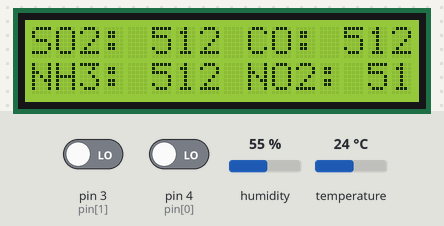
Bench run of a sketch on a simulated Arduino Nano, built with avr-gcc and run on an emulated ATmega328P. Parts: 16×2 character LCD. The test bench sets the inputs (shaded band); at power-on: humidity 55 %, pin 3 (pin[1]) LOW, pin 4 (pin[0]) LOW, temperature 24 °C. What the sketch prints to the serial monitor is not drawn.

Above: at 1.2 s.
1.3 s: humidity set to 22 %
At 3.4 s:
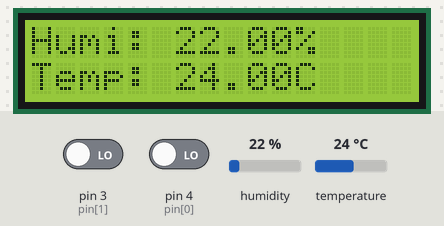
At 7.1 s:
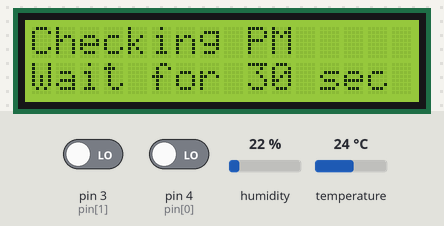
Timing chart, 0 to 8.6 s (numbered marks = the images above; inputs shaded):
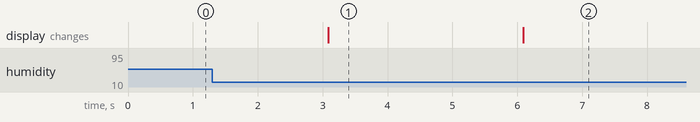

The sketch:

main.ino
```cpp
#include <Wire.h>
#include <SPI.h>
// Only if you're using LCD 16x2
#include <LiquidCrystal.h>
// Creates an LC object. Parameters: (rs, enable, d4, d5, d6, d7)
LiquidCrystal lcd(10,9,5,6,7,8);

// Include DHT LIbrary
// DHT Library from https://github.com/adafruit/DHT-sensor-library required https://github.com/adafruit/Adafruit_Sensor
#include <DHT.h>
#define DHTPIN 2
#define DHTTYPE DHT22
DHT dht(DHTPIN, DHTTYPE);
#include <DHT_U.h>

//VARIABLES
byte nano[8] = {B00000,B00000,B00000,B10010,B10010,B10010,B11110,B10000};
byte pow3[8] = {B11000,B00100,B11000,B00100,B11000,B00000,B00000,B00000};

// #include <avr/wdt.h>

#define PM25 0
#define PM10 1
int pin[] = {4,3};
unsigned long starttime;
unsigned long sampletime_ms = 30000;
unsigned long triggerOn[2];
unsigned long triggerOff[2];
unsigned long lowpulseoccupancy[] = {0,0};
float ratio[] = {0,0};
float concentration[] = {0,0};
boolean value[] = {HIGH,HIGH};
boolean trigger[] = {false, false};

float humidity = 0;
float temp = 0;
// If you don't have DHT 11 or DHT 22 uncomment below
// int temp=20; //external temperature, if you can replace this with a DHT11 or better

int so2;
int co;
int nh3;
int no2;

void setup() {
  // Make weird characters
  lcd.createChar(0,nano);
  lcd.createChar(1,pow3);
  // Initializes the interface to the LCD screen, and specifies the dimensions (width and height) of the display }
  lcd.begin(16, 2);
  // DHT Temp humidity sensor begin
  dht.begin();
  // Output to Serial at 9600 baud
  Serial.begin(9600);
  // Start Pin
  pinMode(pin[PM25],INPUT); //Listen at the designated PIN
  pinMode(pin[PM10],INPUT); //Listen at the designated PIN
  // wdt_enable(WDTO_8S);
}

void loop()
{
    lcd.clear();
    // Read mq136 sensor on Analogpin 0
    so2 = analogRead(0);
    // Read 6814 sensor on Analogpin 7,6,5
    co = analogRead(7);
    nh3 = analogRead(6);
    no2 = analogRead(5);

    lcd.print( "SO2: " + (String)so2 );
    lcd.setCursor(9, 0);
    lcd.print( "CO: " + (String)co );
    lcd.setCursor(0, 2);
    lcd.print( "NH3: " + (String)nh3 );
    lcd.setCursor(9, 2);
    lcd.print( "NO2: " + (String)no2 );
    delay(3000);

    lcd.clear(); // Clears the display
    humidity = dht.readHumidity();
    temp = dht.readTemperature();
    lcd.print( "Humi: " + (String)humidity + "%" );
    lcd.setCursor(0, 2);
    lcd.print( "Temp: " + (String)temp + "C");
    delay(3000);

    lcd.clear(); // Clears the display
    lcd.print( "Checking PM");
    lcd.setCursor(0, 2);
    lcd.print( "Wait for 30 sec");
    getPM();
    lcd.clear(); // Clears the display
    lcd.print( "PM10: " + (String)concentration[PM10] );
    lcd.setCursor(0, 2);
    lcd.print( "PM25: " + (String)concentration[PM25] );
    delay(5000);

}

void getPM(){
  // This part is from
  // https://www.shadowandy.net/2015/05/arduino-dust-sensor.htm
  starttime = millis(); //Fetching the current time
  while (1) {
    value[PM25] = digitalRead(pin[PM25]);
    value[PM10] = digitalRead(pin[PM10]);

    if(value[PM25] == LOW && trigger[PM25] == false) {
      trigger[PM25] = true;
      triggerOn[PM25] = micros();
    }
    if(value[PM25] == HIGH && trigger[PM25] == true) {
      triggerOff[PM25] = micros();
      lowpulseoccupancy[PM25] += (triggerOff[PM25] - triggerOn[PM25]);
      trigger[PM25] = false;
    }
    if(value[PM10] == LOW && trigger[PM10] == false) {
      trigger[PM10] = true;
      triggerOn[PM10] = micros();
    }
    if(value[PM10] == HIGH && trigger[PM10] == true) {
      triggerOff[PM10] = micros();
      lowpulseoccupancy[PM10] += (triggerOff[PM10] - triggerOn[PM10]);
      trigger[PM10] = false;
    }

    if ((millis()-starttime) > sampletime_ms)//Checking if it is time to sample
    {
      // main code from https://github.com/empierre/arduino/blob/master/DustSensor_Shinyei_PPD42NS.ino
      // ratio = (lowpulseoccupancy-endtime+starttime)/(sampletime_ms*10.0);  // Integer percentage 0=>100
      // long concentration = 1.1*pow(ratio,3)-3.8*pow(ratio,2)+520*ratio+0.62; // using spec sheet curve
      ratio[PM25] = lowpulseoccupancy[PM25]/(sampletime_ms*10.0);
      concentration[PM25] = 1.1*pow(ratio[PM25],3)-3.8*pow(ratio[PM25],2)+520*ratio[PM25]+0.62;
      ratio[PM10] = lowpulseoccupancy[PM10]/(sampletime_ms*10.0);
      concentration[PM10] = 1.1*pow(ratio[PM10],3)-3.8*pow(ratio[PM10],2)+520*ratio[PM10]+0.62;
      concentration[PM25] -= concentration[PM10];

      // Begin mass ppmv calculation
      temp = dht.readTemperature();
      float ppmv[] = {0,0};
      //ppmv=mg/m3 * (0.08205*Tmp)/Molecular_mass
      //0.08205   = Universal gas constant in atm·m3/(kmol·K)
      ppmv[PM10]=(concentration[PM10]*0.0283168/100/1000)*(0.08205*temp)/0.01;
      ppmv[PM25]=(concentration[PM25]*0.0283168/100/1000)*(0.08205*temp)/0.01;

      // Begin printing to Serial
      Serial.print("PM10 ppmv  : ");
      Serial.print(ppmv[PM10]);
      Serial.println(" ug/m3");
      Serial.print("PM10       : ");
      Serial.print(concentration[PM10]);
      Serial.println(" pt/cf");
      Serial.print("PM2.5 ppmv : ");
      Serial.print(ppmv[PM25]);
      Serial.println(" ug/m3");
      Serial.print("PM2.5      : ");
      Serial.print(concentration[PM25]);
      Serial.println(" pt/cf");
      Serial.println("");

      // Resetting for next sampling
      lowpulseoccupancy[PM25] = 0;
      lowpulseoccupancy[PM10] = 0;
      // starttime = millis();
      return;
    }
  }
}
```

Measured:
- what the display in image 1 shows lasts 3.0 s, from 3.1 s to 6.1 s
